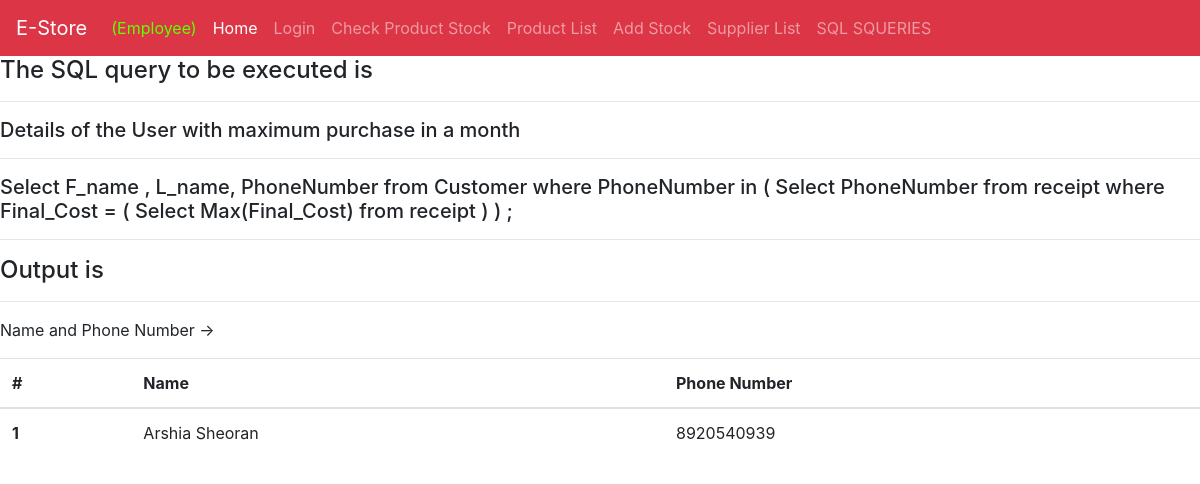
Screenshot of /PHP_Files/sql10.php with the database file from the repository.
### tables this page shows
CREATE TABLE `customer` (
  `PhoneNumber` varchar(50) NOT NULL,
  `F_name` varchar(30) NOT NULL,
  `L_name` varchar(30) NOT NULL,
  `H_No` varchar(30) NOT NULL,
  `Area` varchar(30) NOT NULL,
  `State` varchar(30) NOT NULL,
  `Pin` varchar(30) NOT NULL,
  PRIMARY KEY (`PhoneNumber`),
  CONSTRAINT `customer_ibfk_1` FOREIGN KEY (`PhoneNumber`) REFERENCES `user` (`PhoneNumber`)
);

### PHP_Files/sql10.php (the view, shortened to what this page needs)
<?php
include("empnavbar.php");
$sql1 = " Select F_name , L_name, PhoneNumber from Customer where PhoneNumber in ( Select PhoneNumber from receipt where Final_Cost = ( Select Max(Final_Cost) from receipt ) ) ;";
$lst = $cone->query($sql1);
?>
<!DOCTYPE html>
<html lang="en">
<head>
</head>
<body>
<h4>The SQL query to be executed is  </h4> <hr>
<h5>   Details of the User with maximum purchase in a month </h5> <hr>
<h5> Select F_name , L_name, PhoneNumber from Customer where PhoneNumber in ( Select PhoneNumber from receipt where Final_Cost = ( Select Max(Final_Cost) from receipt ) ) ; </h5> <hr>
<h4>Output is </h4>
<hr>
<p> Name and  Phone Number -> <p>
<table class="table">
  <thead>
    <tr>
      <th scope="col">#</th>
      <th scope="col">Name</th>
      <th scope="col">Phone Number</th>
    </tr>
  </thead>
  <tbody>
<?php
$i=1;
while($p1 = mysqli_fetch_assoc($lst)):
?>
  <tr>
<th scope="row"> <?php echo $i; ?></th>
<td>  <?=   $p1['F_name']; echo " "; echo $p1['L_name']; ?> </td>
<td>  <?=   $p1['PhoneNumber']; ?> </td>
</tr>
  <?php    $i = $i +1;
 endwhile; ?>
</body>
</html>

### rows the page displays
customer: F_name "Arshia", L_name "Sheoran", PhoneNumber "8920540939"
